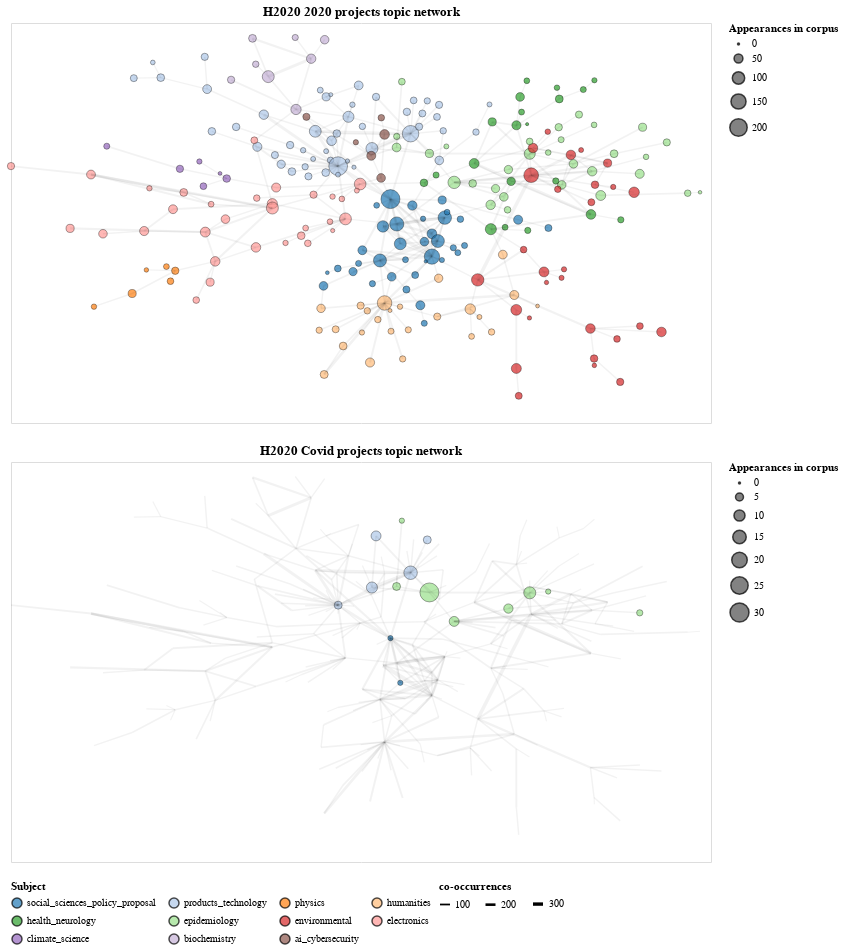

Notebook code for this chart:
### Code cell
h2020_topics = alt.vconcat(all_net,cov_net).resolve_scale(size='independent')

save_altair(h2020_topics,'topic_network',driver=driver)

h2020_topics

### Figure 1 — Vega-Lite specification as saved in the notebook (floating-point values rounded to 4 significant figures; data arrays with more than 128 entries replaced by an {"elided": "..."} marker saying what was removed)
{"config": {"view": {"continuousWidth": 400, "continuousHeight": 300}}, "vconcat": [{"layer": [{"data": {"name": "data-1c87fb0353b2cd51e78e01d958afac06"}, "mark": {"type": "point", "filled": true, "stroke": "black", "strokeWidth": 0.5}, "encoding": {"color": {"type": "nominal", "field": "comm", "legend": {"columns": 4, "orient": "bottom"}, "scale": {"scheme": "category20"}, "sort": "descending", "title": "Subject"}, "fillOpacity": {"value": 1}, "size": {"type": "quantitative", "field": "size", "title": "Appearances in corpus"}, "tooltip": [{"type": "nominal", "field": "node_name"}], "x": {"type": "quantitative", "axis": null, "field": "x"}, "y": {"type": "quantitative", "axis": null, "field": "y"}}}, {"data": {"name": "data-57de16596b852f76149af02349fe4b50"}, "mark": "line", "encoding": {"strokeOpacity": {"value": 0.05}, "strokeWidth": {"type": "quantitative", "field": "weight", "legend": {"orient": "bottom"}, "title": "co-occurrences"}, "x": {"type": "quantitative", "field": "x1"}, "x2": {"field": "x2"}, "y": {"type": "quantitative", "field": "y1"}, "y2": {"field": "y2"}}}], "height": 400, "title": "H2020 2020 projects topic network", "width": 700}, {"layer": [{"data": {"name": "data-4e7e6856d7d1a3fda1e9a6ac165d21b0"}, "mark": {"type": "point", "filled": true, "stroke": "black", "strokeWidth": 0.5}, "encoding": {"color": {"type": "nominal", "field": "comm", "legend": {"columns": 4, "orient": "bottom"}, "scale": {"scheme": "category20"}, "sort": "descending", "title": "Subject"}, "fillOpacity": {"value": 1}, "size": {"type": "quantitative", "field": "size", "title": "Appearances in corpus"}, "tooltip": [{"type": "nominal", "field": "node_name"}], "x": {"type": "quantitative", "axis": null, "field": "x"}, "y": {"type": "quantitative", "axis": null, "field": "y"}}}, {"data": {"name": "data-57de16596b852f76149af02349fe4b50"}, "mark": "line", "encoding": {"strokeOpacity": {"value": 0.05}, "strokeWidth": {"type": "quantitative", "field": "weight", "legend": {"orient": "bottom"}, "title": "co-occurrences"}, "x": {"type": "quantitative", "field": "x1"}, "x2": {"field": "x2"}, "y": {"type": "quantitative", "field": "y1"}, "y2": {"field": "y2"}}}], "height": 400, "title": "H2020 Covid projects topic network", "width": 700}], "resolve": {"scale": {"size": "independent"}}, "$schema": "https://vega.github.io/schema/vega-lite/v4.8.1.json", "datasets": {"data-1c87fb0353b2cd51e78e01d958afac06": {"elided": "245 records"}, "data-57de16596b852f76149af02349fe4b50": {"elided": "344 records"}, "data-4e7e6856d7d1a3fda1e9a6ac165d21b0": {"elided": "245 records"}}}
